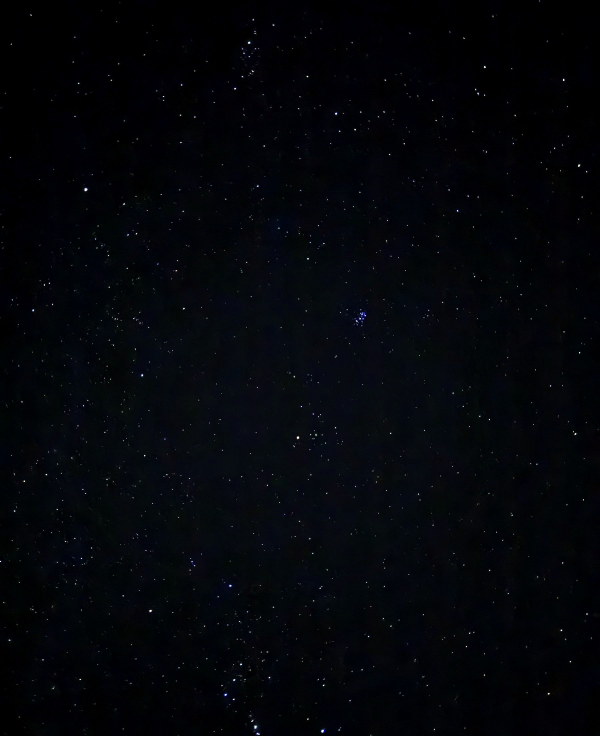
#> input picture prototypes/sunset-scroll/night.jpg, 1800 x 2208 px (shown at 1/3 size)
$ python stars.py ../../prototypes/sunset-scroll/night.jpg ../../prototypes/sunset-scroll/night.jpg
#> lines starting #> are read from the running program, lines starting #| are printed output that depends on the picture
"""Find the stars in RJ's night photo, for the sky map (docs/HOME.md).

Subtracts the sky background, finds local peaks, and ranks them by brightness. Positions are
fractions of the photo's width and height, so they survive resizing.

    python3 tools/sky/stars.py public/images/night.jpg src/data/night-stars.json [--preview out.png]
"""
import json
import sys

import numpy as np
from PIL import Image, ImageDraw


def box_blur(a, r):
    """Mean over a (2r+1)-square window, via summed-area tables."""
    p = np.pad(a, r + 1, mode='edge').cumsum(0).cumsum(1)
    n = 2 * r + 1
    s = p[n:, n:] - p[:-n, n:] - p[n:, :-n] + p[:-n, :-n]
    return s[: a.shape[0], : a.shape[1]] / (n * n)


def find_stars(path, keep=400):
#> called with path = '../../prototypes/sunset-scroll/night.jpg', keep = 400
    img = Image.open(path).convert('RGB')
#> img is the input picture: PIL image 1800x2208 RGB; mean R, G, B 3.3, 5.2, 9.4
    rgb = np.asarray(img, dtype=np.float32)
    gray = rgb.mean(axis=2)
    signal = gray - box_blur(gray, 20)
#> in box_blur, `p = np.pad(a, r + 1, mode='edge').cumsum(0).cumsum(1)`:
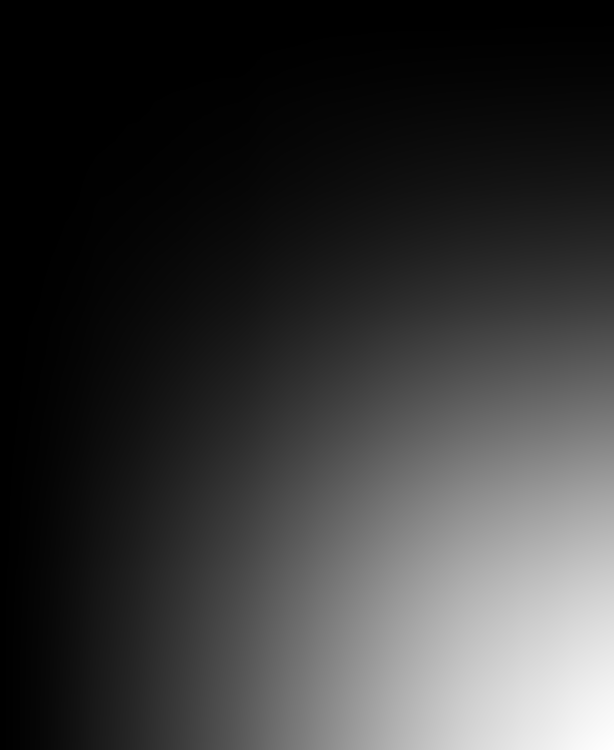
#> p: shape (2250, 1842) float32 (shown at 1/3 size); min 0, max 23979808, mean 5250560.5; drawn with min black and max white
#> in box_blur, `s = p[n:, n:] - p[:-n, n:] - p[n:, :-n] + p[:-n, :-n]`:
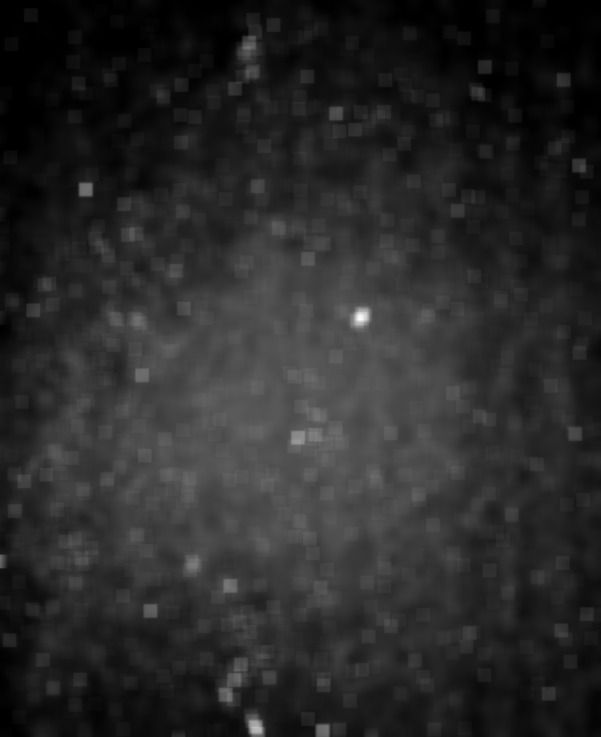
#> s: shape (2209, 1801) float32 (shown at 1/3 size); min -0.5, max 60821, mean 9985.5; drawn with min black and max white
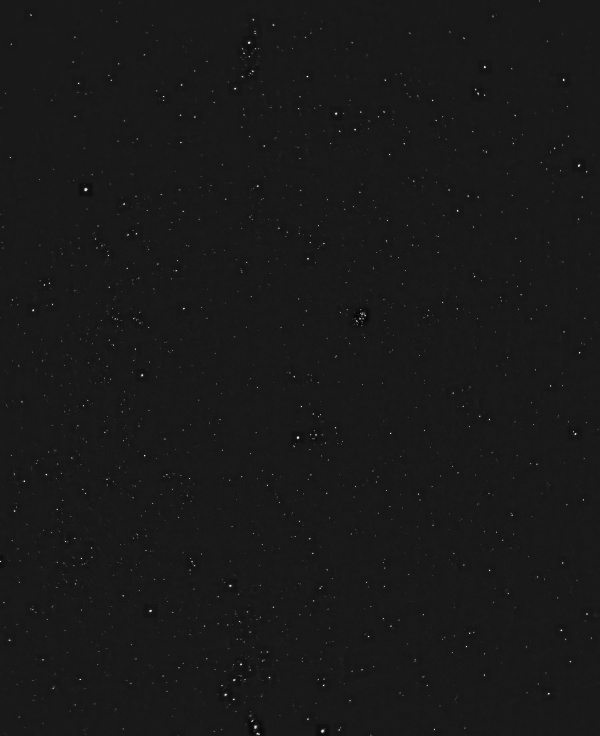
#> signal: shape (2208, 1800) float32 (shown at 1/3 size); min -28.36, max 253.6, mean 0; drawn with min black and max white
    h, w = gray.shape
    # A peak is the maximum of its 9x9 neighborhood and clearly above the background.
    peak = np.full_like(signal, -1e9)
    padded = np.pad(signal, 4, mode='constant', constant_values=-1e9)
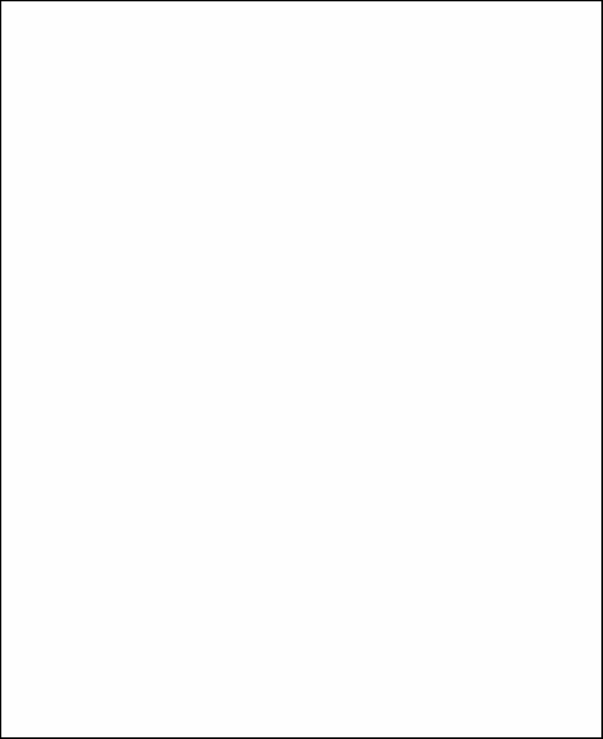
#> padded: shape (2216, 1808) float32 (shown at 1/3 size); min -1e+09, max 253.6, mean -8018908; drawn with min black and max white
    for dy in range(9):
        for dx in range(9):
            np.maximum(peak, padded[dy : dy + h, dx : dx + w], out=peak)
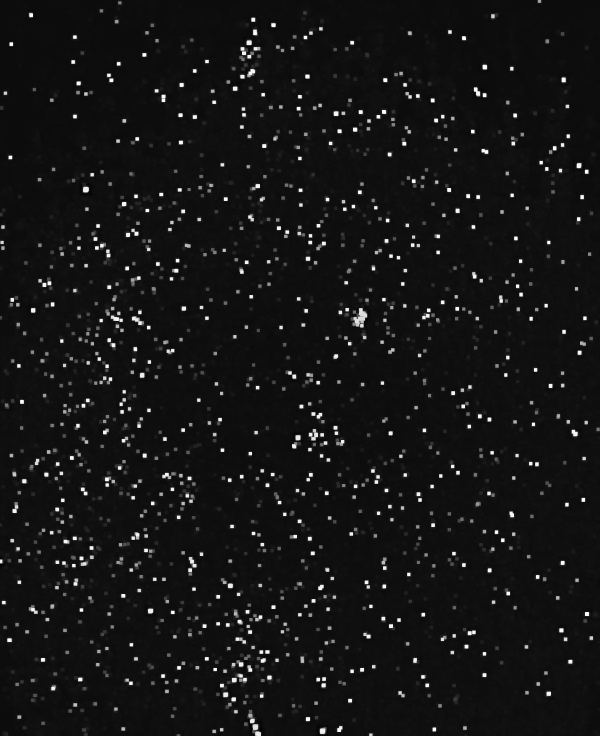
#> peak: shape (2208, 1800) float32 (shown at 1/3 size); min -13.39, max 253.6, mean 8.9; drawn with min black and max white
    threshold = np.percentile(signal, 99.5)
#> threshold = 16.58
    ys, xs = np.nonzero((signal == peak) & (signal > threshold))
#> ys = 1677 values from 3 to 2207; xs = 1677 values, max 1794 at index 893, min 0 at index 602, mean 789.3
    flux = box_blur(np.clip(signal, 0, None), 2)[ys, xs] * 25
#> call 2 of box_blur, with r = 2
#> in box_blur (call 2), `p = np.pad(a, r + 1, mode='edge').cumsum(0).cumsum(1)`:
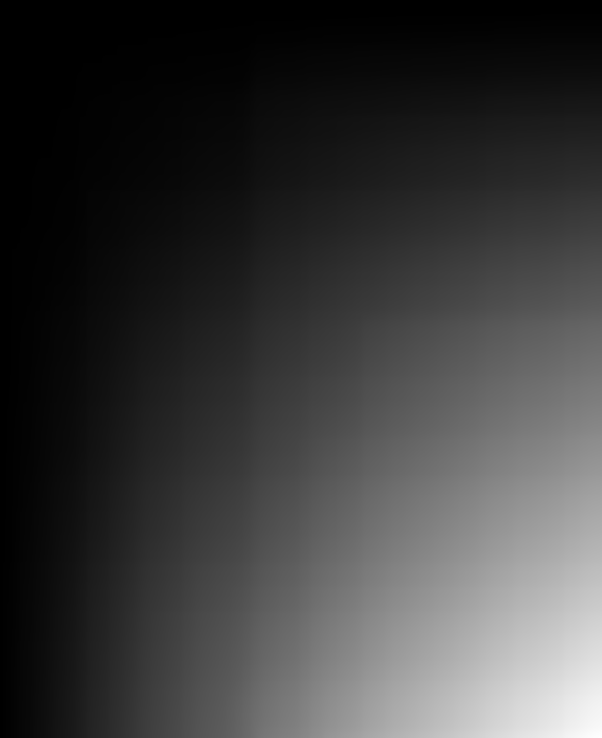
#> p: shape (2214, 1806) float32 (shown at 1/3 size); min 0, max 3313928, mean 777243.1; drawn with min black and max white
#> flux = 1677 values, max 5640 at index 1668, min 24.06 at index 1028, mean 878.5
    order = np.argsort(-flux)
#> order = 1677 values, max 1676 at index 681, min 0 at index 406, mean 838
    stars, taken = [], []
    for i in order:
        x, y = int(xs[i]), int(ys[i])
        if any((x - a) ** 2 + (y - b) ** 2 < 64 for a, b in taken):
            continue
        taken.append((x, y))
        r, g, b = rgb[max(0, y - 1) : y + 2, max(0, x - 1) : x + 2].reshape(-1, 3).mean(0)
        stars.append({'x': round(x / w, 4), 'y': round(y / h, 4), 'flux': round(float(flux[i]), 1),
                      'color': '#%02x%02x%02x' % (int(r), int(g), int(b))})
        if len(stars) == keep:
            break
#> this loop made 406 passes
#> (i, x, y, r, g, b) on passes 1 to 3: (1668, 968, 2193, 246.8, 250.1, 248.6), (1658, 766, 2181, 244.2, 253.3, 253.7), (31, 745, 127, 210.3, 227.7, 232.4)
#> after the loop, stars = 400 items; taken = 400 pairs, first value 2 to 1774, second value 45 to 2203
    top = stars[0]['flux']
#> top = 5640
    for s in stars:
        s['mag'] = round(-2.5 * np.log10(s['flux'] / top), 2)  # relative, 0 = brightest
#> this loop made 400 passes
    return img, stars


def main():
    src, out = sys.argv[1], sys.argv[2]
    img, stars = find_stars(src)
#> stars = 400 items
    for i, s in enumerate(stars):
        s['id'] = i
    json.dump({'source': src.split('/')[-1], 'width': img.width, 'height': img.height, 'stars': stars},
              open(out, 'w'), indent=1)
    print(f'{len(stars)} stars -> {out}')
#| 400 stars -> ../../prototypes/sunset-scroll/night.jpg
    if '--preview' in sys.argv:
        prev = img.copy()
        d = ImageDraw.Draw(prev)
        for s in stars[:150]:
            x, y = s['x'] * img.width, s['y'] * img.height
            r = 14 if s['id'] < 40 else 9
            d.ellipse([x - r, y - r, x + r, y + r], outline=(255, 170, 60) if s['id'] < 40 else (90, 160, 255), width=2)
            if s['id'] < 60:
                d.text((x + r + 2, y - 6), str(s['id']), fill=(255, 220, 150))
        prev.save(sys.argv[sys.argv.index('--preview') + 1])


if __name__ == '__main__':
    main()

$ run again, with prototypes/sunset-scroll/stars-tile.jpg copied over prototypes/sunset-scroll/night.jpg
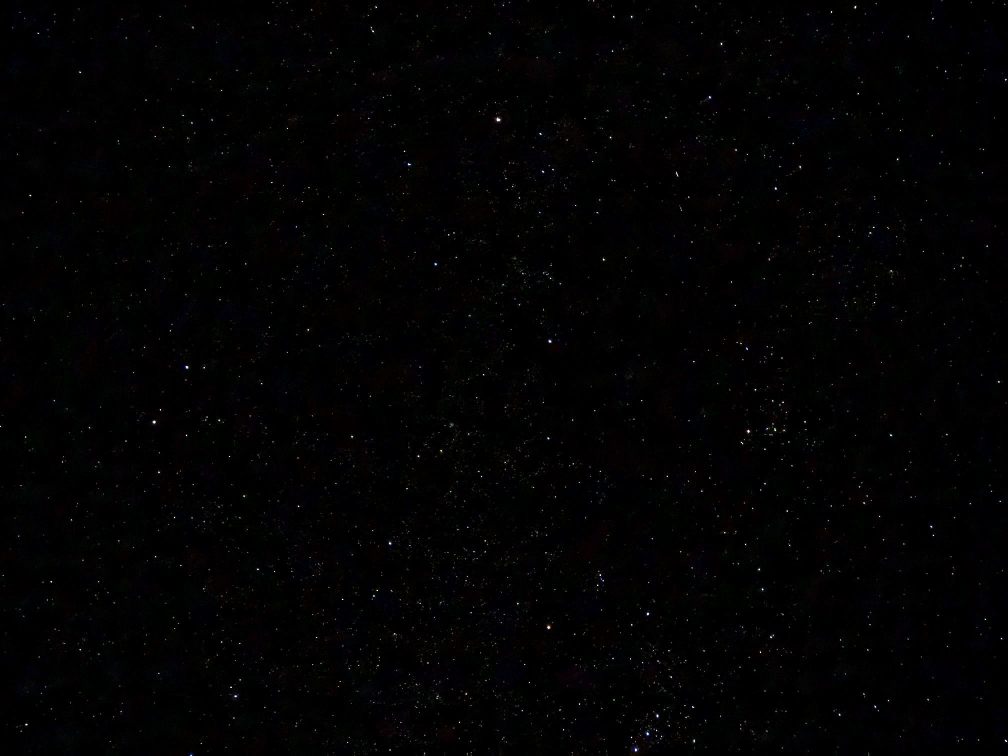
#> input picture prototypes/sunset-scroll/stars-tile.jpg, 2016 x 1512 px (shown at 1/2 size)
#> in find_stars, img is the input picture: PIL image 2016x1512 RGB; mean R, G, B 2.1, 1.9, 2.3
#> in find_stars, `padded = np.pad(signal, 4, mode='constant', constant_values=-1e9)`:
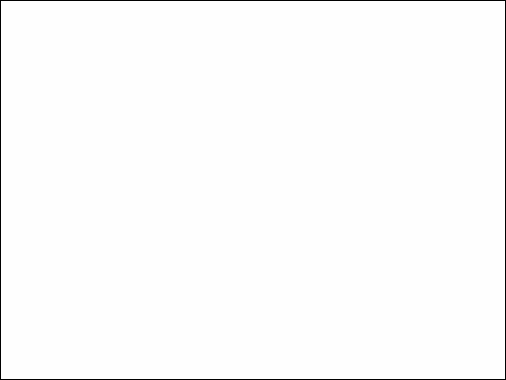
#> padded: shape (1520, 2024) float32 (shown at 1/4 size); min -1e+09, max 253.6, mean -9194969; drawn with min black and max white
#> after the loop in find_stars, `for dy in range(9):`:
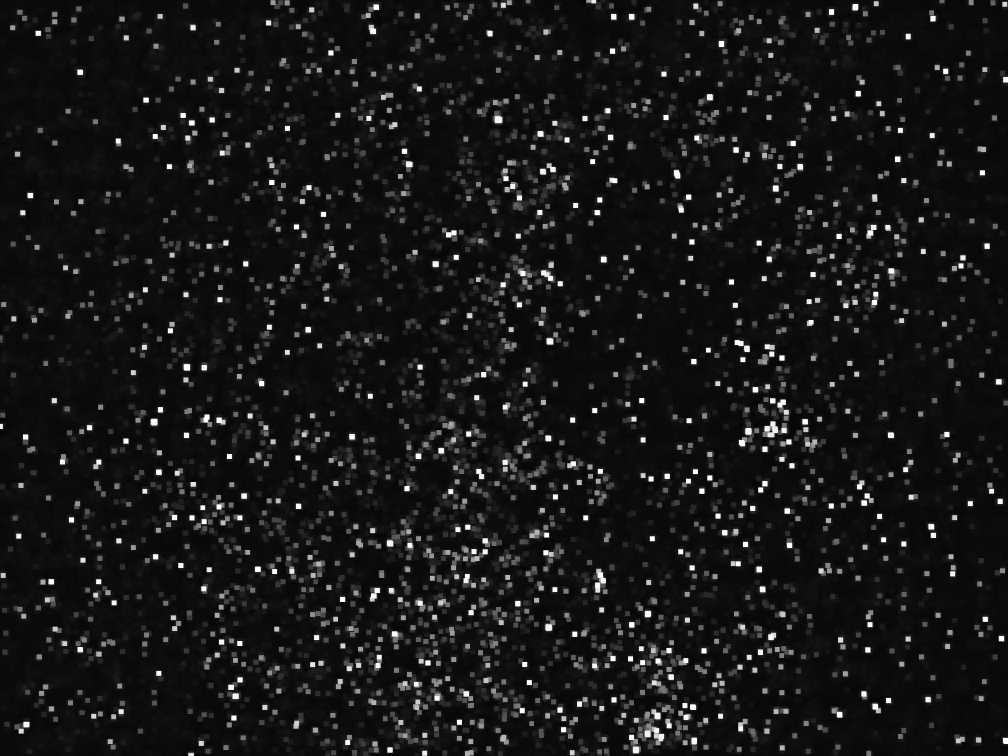
#> peak: shape (1512, 2016) float32 (shown at 1/2 size); min -10.35, max 253.6, mean 14.1; drawn with min black and max white
#> threshold = 31.96
#> ys = 2816 values from 0 to 1511; xs = 2816 values, max 2013 at index 2764, min 0 at index 1037, mean 1016.1
#> p: shape (1518, 2022) float32
#> flux = 2816 values, max 4375.8 at index 1051, min 67.38 at index 2598, mean 543.3
#> order = 2816 values, max 2815 at index 1985, min 0 at index 313, mean 1407.5
#> the loop in find_stars, `for i in order:` made 407 passes
#> (i, x, y, r, g, b) on passes 1 to 3: (1051, 1099, 683, 221.9, 232.1, 248), (2207, 1097, 1256, 226.8, 216, 205.4), (328, 994, 240, 216.1, 212.3, 220.1)
#> after the loop in find_stars, `for i in order:`: stars = 400 items; taken = 400 pairs, first value 0 to 2013, second value 0 to 1511
#> top = 4375.8
#> the loop in find_stars, `for s in stars:` made 400 passes
#> in main, `img, stars = find_stars(src)`: stars = 400 items
#| 400 stars -> ../../prototypes/sunset-scroll/night.jpg

$ run again, with prototypes/sunset-scroll/stars.jpg copied over prototypes/sunset-scroll/night.jpg
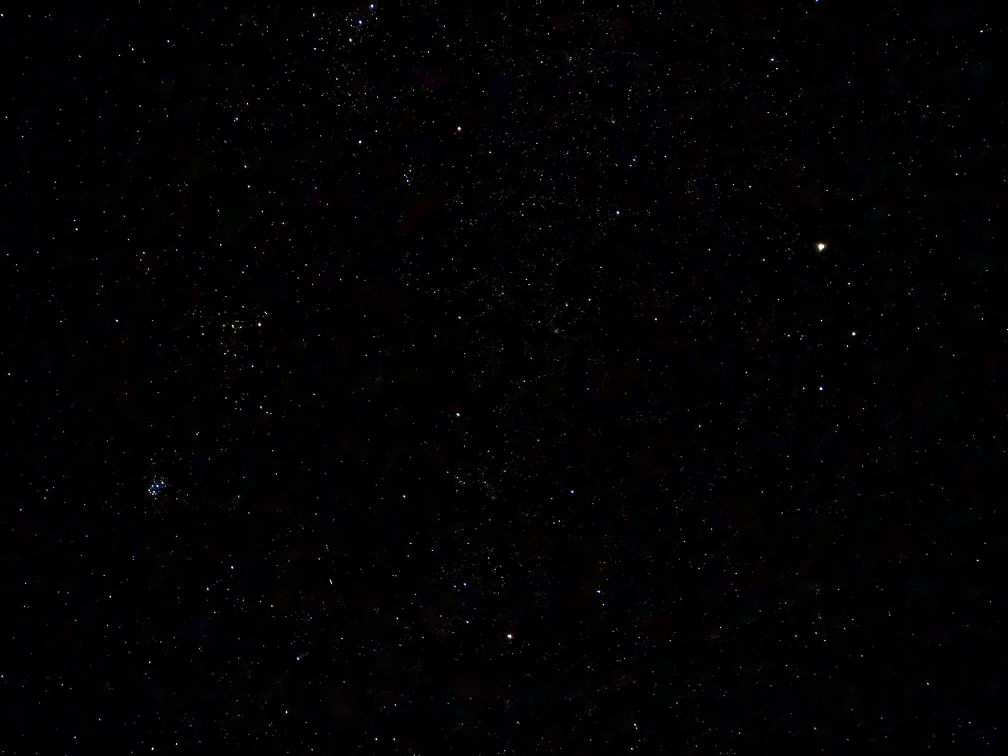
#> input picture prototypes/sunset-scroll/stars.jpg, 2016 x 1512 px (shown at 1/2 size)
#> in find_stars, img is the input picture: PIL image 2016x1512 RGB; mean R, G, B 2.1, 1.9, 2.4
#> in find_stars, `padded = np.pad(signal, 4, mode='constant', constant_values=-1e9)`:
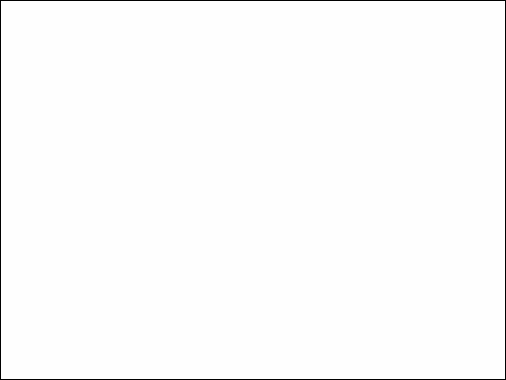
#> padded: shape (1520, 2024) float32 (shown at 1/4 size); min -1e+09, max 253.6, mean -9194969; drawn with min black and max white
#> after the loop in find_stars, `for dy in range(9):`:
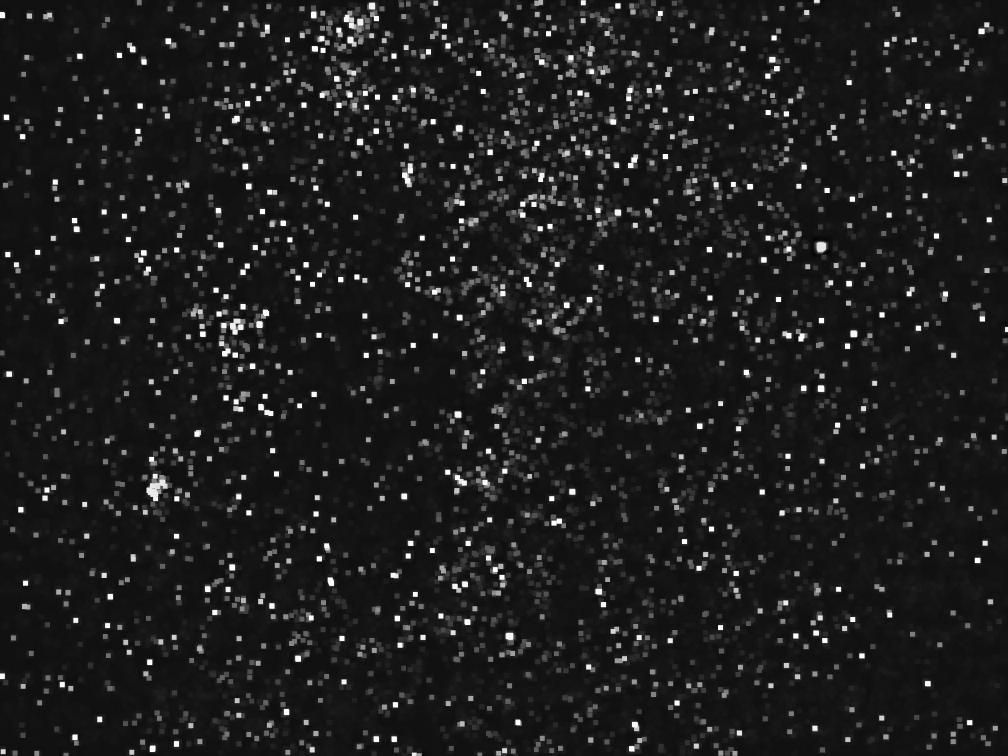
#> peak: shape (1512, 2016) float32 (shown at 1/2 size); min -18.53, max 253.6, mean 14; drawn with min black and max white
#> threshold = 32.37
#> ys = 2777 values from 0 to 1511; xs = 2777 values, max 2015 at index 1492, min 3 at index 1580, mean 1000.8
#> p: shape (1518, 2022) float32
#> flux = 2777 values, max 5584.1 at index 1121, min 64.19 at index 217, mean 552.5
#> order = 2777 values, max 2776 at index 312, min 0 at index 1913, mean 1388
#> the loop in find_stars, `for i in order:` made 409 passes
#> (i, x, y, r, g, b) on passes 1 to 3: (1121, 1641, 493, 254.3, 250, 251), (2448, 1020, 1271, 249.4, 248, 253.3), (1749, 916, 828, 227, 229.9, 247.3)
#> after the loop in find_stars, `for i in order:`: stars = 400 items; taken = 400 pairs, first value 4 to 2015, second value 0 to 1511
#> top = 5584.1
#> the loop in find_stars, `for s in stars:` made 400 passes
#> in main, `img, stars = find_stars(src)`: stars = 400 items
#| 400 stars -> ../../prototypes/sunset-scroll/night.jpg
